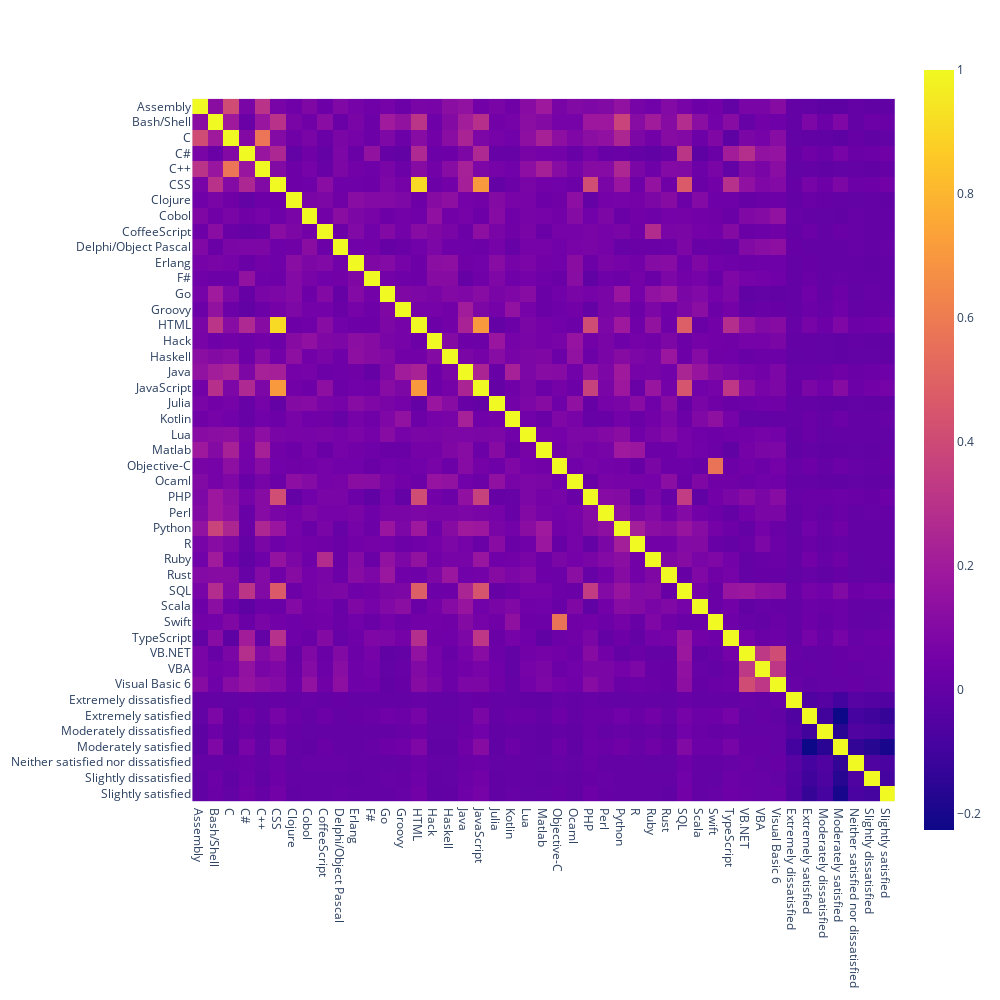

Write notebook code for a chart like this one.
### Code cell
import plotly.express as px

fig = px.imshow(correlation_df)

fig.update_layout(
    autosize=False,
    width=1000,
    height=1000,
)

fig.show()

### Figure 1 — Plotly figure (JSON) as saved in the notebook; plotly's stock layout.template omitted (floating-point values rounded to 4 significant figures; data arrays with more than 128 entries replaced by an {"elided": "..."} marker saying what was removed)
{"data": [{"coloraxis": "coloraxis", "hovertemplate": "x: %{x}<br>y: %{y}<br>color: %{z}<extra></extra>", "type": "heatmap", "x": ["Assembly", "Bash/Shell", "C", "C#", "C++", "CSS", "Clojure", "Cobol", "CoffeeScript", "Delphi/Object Pascal", "Erlang", "F#", "Go", "Groovy", "HTML", "Hack", "Haskell", "Java", "JavaScript", "Julia", "Kotlin", "Lua", "Matlab", "Objective-C", "Ocaml", "PHP", "Perl", "Python", "R", "Ruby", "Rust", "SQL", "Scala", "Swift", "TypeScript", "VB.NET", "VBA", "Visual Basic 6", "Extremely dissatisfied", "Extremely satisfied", "Moderately dissatisfied", "Moderately satisfied", "Neither satisfied nor dissatisfied", "Slightly dissatisfied", "Slightly satisfied"], "y": ["Assembly", "Bash/Shell", "C", "C#", "C++", "CSS", "Clojure", "Cobol", "CoffeeScript", "Delphi/Object Pascal", "Erlang", "F#", "Go", "Groovy", "HTML", "Hack", "Haskell", "Java", "JavaScript", "Julia", "Kotlin", "Lua", "Matlab", "Objective-C", "Ocaml", "PHP", "Perl", "Python", "R", "Ruby", "Rust", "SQL", "Scala", "Swift", "TypeScript", "VB.NET", "VBA", "Visual Basic 6", "Extremely dissatisfied", "Extremely satisfied", "Moderately dissatisfied", "Moderately satisfied", "Neither satisfied nor dissatisfied", "Slightly dissatisfied", "Slightly satisfied"], "z": {"elided": "45x45 float values"}}], "layout": {"autosize": false, "coloraxis": {"colorscale": [[0, "#0d0887"], [0.1111, "#46039f"], [0.2222, "#7201a8"], [0.3333, "#9c179e"], [0.4444, "#bd3786"], [0.5556, "#d8576b"], [0.6667, "#ed7953"], [0.7778, "#fb9f3a"], [0.8889, "#fdca26"], [1, "#f0f921"]]}, "height": 1000, "margin": {"t": 60}, "width": 1000, "xaxis": {"autorange": true, "constrain": "domain", "domain": [0, 1], "range": [-0.5, 44.5], "scaleanchor": "y", "type": "category"}, "yaxis": {"autorange": true, "constrain": "domain", "domain": [0.04967, 0.9503], "range": [44.5, -0.5], "type": "category"}}}
